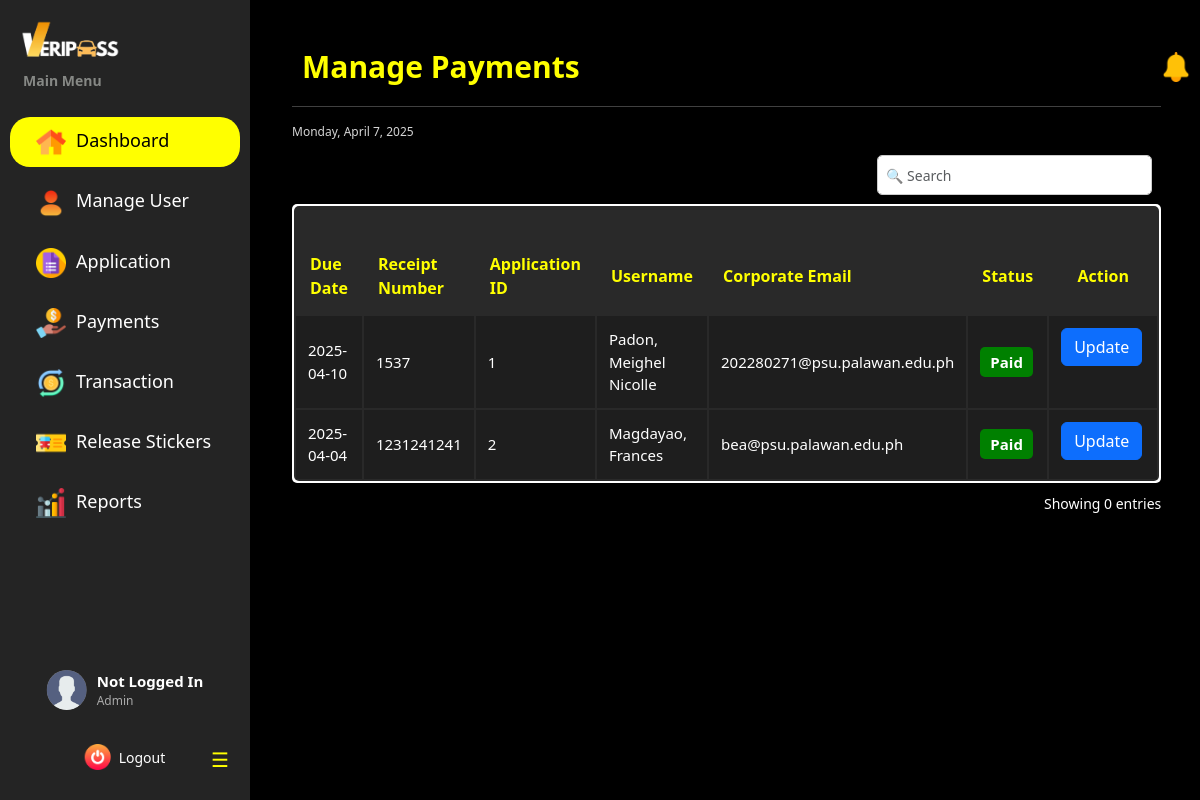
Screenshot of /dashboard/admin/manage_payments/ with the database file from the repository.
### vehicle_pass/models.py (models this page shows, shortened)
class BaseModel(models.Model):
    created_at = models.DateTimeField(auto_now_add=True, db_index=True)
    updated_at = models.DateTimeField(auto_now=True)
    class Meta:
        abstract = True

class PaymentTransaction(BaseModel):
    STATUS_CHOICES = [
        ('pending', 'Pending'),
        ('paid', 'Paid'),
        ('unpaid', 'Unpaid'),
        ('void', 'Void')
    ]
    registration = models.ForeignKey(Registration, on_delete=models.CASCADE)
    receipt_number = models.CharField(max_length=20, unique=True, null=True)
    cashier = models.ForeignKey(CashierProfile, on_delete=models.CASCADE, null=True)
    status = models.CharField(max_length=10, choices=STATUS_CHOICES, default="pending")
    due_date = models.DateTimeField(blank=True, null=True)
    date_processed = models.DateTimeField(auto_now_add=True)

class Registration(BaseModel):
    STATUS_CHOICES = [
        ('pending', 'Pending'),
        ('cancelled', 'Cancelled'),
        ('for payment', 'For Payment'),
        ('reviewing documents', 'Reviewing Documents'),
        ('for final inspection', 'For Final Inspection'),
        ('approved', 'Approved'),
        ('rejected', 'Rejected')
    ]
    registrationNumber = models.BigAutoField(primary_key=True)
    user = models.ForeignKey(UserProfile, on_delete=models.CASCADE)
    vehicle = models.ForeignKey(Vehicle, on_delete=models.CASCADE)
    files = models.URLField(max_length=250)
    status = models.CharField(max_length=20, choices=STATUS_CHOICES, default='pending')

class UserProfile(BaseModel):
    ROLE_CHOICES = [('user', 'User'),
        ('security', 'Security'),
        ('cashier', 'Cashier'),
        ('admin', 'Admin')
        ]
    corporate_email = models.EmailField(max_length=50, unique=True)
    password = models.CharField(max_length=128)
    lastname = models.CharField(max_length=25)
    firstname = models.CharField(max_length=50)
    middle_name = models.CharField(max_length=25, blank=True, null=True)
    suffix = models.CharField(max_length=5, blank=True, null=True)
    dl_number = models.CharField(max_length=15, blank=True, null=True)
    college = models.CharField(max_length=100, blank=True, null=True)
    program = models.CharField(max_length=100, blank=True, null=True)
    department = models.CharField(max_length=100, blank=True, null=True)
    address = models.CharField(max_length=100, blank=True, null=True)
    role = models.CharField(max_length=20, choices=ROLE_CHOICES, default='user', null=True)

### vehicle_pass/views.py (the view)
# urls.py: path("dashboard/admin/manage_payments/", adminViewPayment.as_view(), name="admin_payments"),
class adminViewPayment(ListView):
    model = PaymentTransaction
    template_name = "Admin Dashboard/Admin_Manage_Payment.html"
    context_object_name = 'payment_list'
    paginate_by = 10

### vehicle_pass/context_processors.py (called while the page is built)
def admin_user_context(request):
    if hasattr(request, 'session') and 'user_id' in request.session:
        try:
            user_id = request.session.get('user_id')
            admin_user = UserProfile.objects.get(id=user_id, role='admin')
            admin_name = f"{admin_user.firstname} {admin_user.lastname}"
        except Exception as e:
            admin_name = "Admin"
    else:
        admin_name = "Not Logged In"
    return {'admin_name': admin_name}

def cashier_user_context(request):
    if hasattr(request, 'session') and 'user_id' in request.session:
        try:
            user_id = request.session.get('user_id')
            cashier_user = UserProfile.objects.get(id=user_id, role='cashier')
            cashier_name = f"{cashier_user.firstname} {cashier_user.lastname}"
        except Exception as e:
            cashier_name = "Cashier"
    else:
        cashier_name = "Not Logged In"
    return {'cashier_name': cashier_name}

def default_user_context(request):
    if hasattr(request, 'session') and 'user_id' in request.session:
        try:
            user_id = request.session.get('user_id')
            default_user = UserProfile.objects.get(id=user_id, role='user')
            user_name = f"{default_user.firstname} {default_user.lastname}"
        except Exception as e:
            user_name = "User"
    else:
        user_name = "Not Logged In"
    return {'user_name': user_name}

def security_user_context(request):
    if hasattr(request, 'session') and 'user_id' in request.session:
        try:
            user_id = request.session.get('user_id')
            security_user = UserProfile.objects.get(id=user_id, role='security')
            security_name = f"{security_user.firstname} {security_user.lastname}"
        except Exception as e:
            security_name = "Security"
    else:
        security_name = "Not Logged In"
    return {'security_name': security_name}

### templates/Admin Dashboard/Admin_Manage_Payment.html (shortened to what this page needs)
{% extends "includes/admin_sidebar.html" %}
{% load static %}
{% block extra_css %}
    <link rel="stylesheet" href="{% static 'css/admin-dashboard-style.css' %}">
    <link rel="stylesheet" href="{% static 'css/sidebar.css' %}">
{% endblock %}
{% block content %}
<div class="main-content flex-grow-1 ms-uto">
    <div class="container-fluid py-1">
        <div class="d-flex flex-column flex-md-row justify-content-between align-items-start align-items-md-center mb-3">
            <h2 class="title mb-3 mb-md-0">Manage Payments</h2>
            <div class="d-flex align-items-center gap-3">
                <a href="Announcements.html" class="text-decoration-none text-light position-absolute">
                    <img src="{% static 'images/notification.png' %}" alt="Notifications" width="30" height="30">
                </a>
            </div>
        </div>
        <hr>
        <small><span id="date"></span></small>
        <br>
        <br>
        <div class="filter-container">
            <input class="position-absolute end-0 bottom-10 form-control w-20 me-5 mb-5" type="text" id="search-bar" placeholder="🔍 Search">
        </div>
        <section class="table-container">
            <table class="payments-table">
                <thead>
                    <tr>
                        <th>Due Date</th>
                        <th>Receipt Number</th>
                        <th>Application ID</th>
                        <th>Username</th>
                        <th>Corporate Email</th>
                        <th>Status</th>
                        <th>Action</th>
                    </tr>
                </thead>
                <tbody>
                {% for payment in payment_list %}
                    <tr>
                        <td data-label="Due Date">{{ payment.due_date|date:"Y-m-d" }}</td>
                        <td data-label="Receipt Number">
                            {{ payment.receipt_number|default:"N/A" }}
                        </td>
                        <td data-label="Application ID">
                            {{ payment.registration.registrationNumber }}
                        </td>
                        <td data-label="Username">
                            {{ payment.registration.user.lastname }}, {{ payment.registration.user.firstname }}
                        </td>
                        <td data-label="Corporate Email">
                            {{ payment.registration.user.corporate_email }}
                        </td>
                        <td data-label="Status">
                            <span class="status-badge status-paid status-{{ payment.status|lower }}">
                                {{ payment.status|capfirst }}
                            </span>
                        </td>
                        <td data-label="Action">
                            <button class="btn btn-primary update-button" data-id="{{ payment.id }}">Update</button>
                        </td>
                    </tr>
                {% empty %}
                    <tr>
                        <td colspan="7" style="text-align: center;">No payment records found.</td>
                    </tr>
                {% endfor %}
                </tbody>
            </table>
        </section>
        <div class="entries-info">Showing 0 entries</div>
        <div class="pagination-container">
        </div>
    </div>
</div>
{% endblock %}

### static/css/admin-dashboard-style.css (style rules this page uses)
* { margin: 0; padding: 0; box-sizing: border-box; }
body { font-family: system-ui, -apple-system, BlinkMacSystemFont, 'Segoe UI', Roboto, Oxygen, Ubuntu, Cantarell, 'Open Sans', 'Helvetica Neue', sans-serif !important; display: flex; background-color: black !important; color: white !important; transition: all 0.3s ease; }
.title { margin: 0; font-size: 30px; display: flex; align-items: center; font-weight: bold; color: yellow; justify-content: space-between; padding: 5px 10px; }
#date { font-size: 12px; color: rgb(213, 213, 213); margin: 0; display: flex; align-items: center; margin-bottom: 5px; }
.status-badge { padding: 5px 10px; border-radius: 5px; color: white; font-weight: bold; }
.status-paid { background-color: green; }
.filter-container { display: flex; align-items: center; gap: 5px; margin-bottom: 10px; }
#search-bar { width: 275px; height: 40px; padding: 8px; border: 1px solid #ccc; border-radius: 5px; font-size: 14px; outline: none; margin-top: 10px; margin-bottom: 20px; margin-left: 0px; }
.pagination-container { overflow-x: auto; padding: 10px 0; }
.entries-info { text-align: right; font-size: 14px; margin-top: 10px; }
.table-container { background: white; padding: 2px; border-radius: 5px; }
.payments-table { width: 100%; border-collapse: separate; border-radius: 5px; background-color: #292929; color: white; padding-top: 30px; }
.payments-table th { font-weight: bold; padding: 14px; color: yellow; font-size: 16px; }
.payments-table td { padding: 12px; font-size: 15px; }
.payments-table tr { color: white; }
.payments-table tbody tr:nth-child(odd) { background-color: #1e1e1e !important; }
.payments-table tbody tr:nth-child(even) { background-color: #1e1e1e !important; }
.payments-table th:first-child { cursor: pointer; }
.payments-table th:nth-child(7), .payments-table td:nth-child(7) { text-align: center; }
.payments-table td:nth-child(7) { display: flex; justify-content: flex-end; gap: 5px; padding-right: 15px; }

### templates/Admin Dashboard/Admin_Manage_Payment.html (style rules this page uses)
.main-content { flex-grow: 1; padding: 20px; margin-left: 120px; }

### rows the page displays
PaymentTransaction: due_date "2025-04-10", receipt_number "1537", registration.registrationNumber "1", registration.user.lastname "Padon", registration.user.firstname "Meighel Nicolle", registration.user.corporate_email "202280271@psu.palawan.edu.ph", status "Paid"
PaymentTransaction: due_date "2025-04-04", receipt_number "1231241241", registration.registrationNumber "2", registration.user.lastname "Magdayao", registration.user.firstname "Frances", registration.user.corporate_email "bea@psu.palawan.edu.ph", status "Paid"

### other values shown
{{ admin_name }} "Not Logged In"
